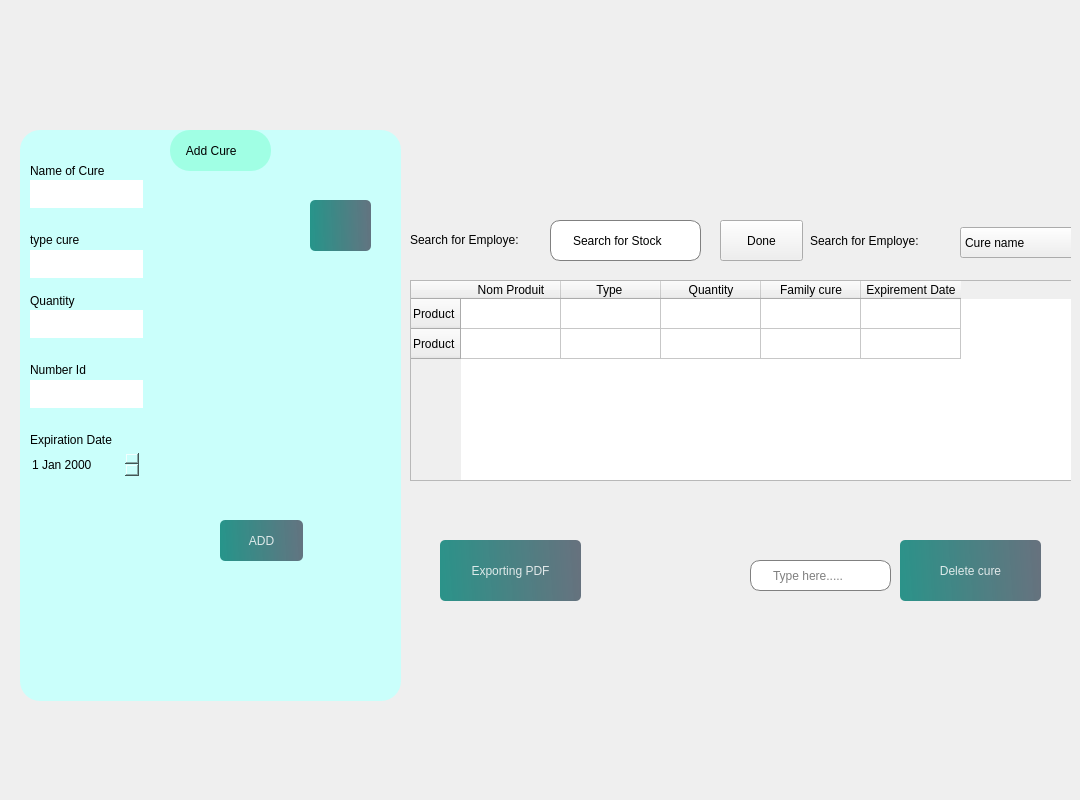
          <widget class="QWidget" name="a5">
           <widget class="QFrame" name="frame_11">
            <property name="geometry">
             <rect>
              <x>10</x>
              <y>20</y>
              <width>1061</width>
              <height>771</height>
             </rect>
            </property>
            <property name="frameShape">
             <enum>QFrame::NoFrame</enum>
            </property>
            <widget class="QFrame" name="frame_12">
             <property name="geometry">
              <rect>
               <x>10</x>
               <y>110</y>
               <width>381</width>
               <height>571</height>
              </rect>
             </property>
             <property name="styleSheet">
              <string notr="true">background-color: rgb(202, 255, 251);
border-radius:20px;</string>
             </property>
             <property name="frameShape">
              <enum>QFrame::NoFrame</enum>
             </property>
             <widget class="QPushButton" name="add_3">
              <property name="geometry">
               <rect>
                <x>200</x>
                <y>390</y>
                <width>83</width>
                <height>41</height>
               </rect>
              </property>
              <property name="styleSheet">
               <string notr="true">
#pushButton_21{
color: rgb(0, 0, 0);
}
QPushButton, #pushButton_29{
	background-color: qlineargradient(spread:pad, x1:0, y1:0.505682, x2:1, y2:0.477, stop:0 rgba(11, 131, 120, 219), stop:1 rgba(85, 98, 112, 226));
	color:rgba(255, 255, 255, 210);
	border-radius:5px;
}

QPushButton#pushButton_29:hover{
	background-color: qlineargradient(spread:pad, x1:0, y1:0.505682, x2:1, y2:0.477, stop:0 rgba(150, 123, 111, 219), stop:1 rgba(85, 81, 84, 226));
}

QPushButton#pushButton_29:pressed{
	padding-left:5px;
	padding-top:5px;
	background-color:rgba(150, 123, 111, 255);
}
</string>
              </property>
              <property name="text">
               <string>ADD</string>
              </property>
              <property name="checkable">
               <bool>true</bool>
              </property>
             </widget>
             <widget class="QLabel" name="label_40">
              <property name="geometry">
               <rect>
                <x>10</x>
                <y>30</y>
                <width>101</width>
                <height>21</height>
               </rect>
              </property>
              <property name="styleSheet">
               <string notr="true">color: rgb(0, 0, 0);</string>
              </property>
              <property name="text">
               <string>Name of Cure</string>
              </property>
             </widget>
             <widget class="QLineEdit" name="lineEdit_30">
              <property name="geometry">
               <rect>
                <x>10</x>
                <y>120</y>
                <width>113</width>
                <height>28</height>
               </rect>
              </property>
              <property name="styleSheet">
               <string notr="true">background-color: rgb(255, 255, 255);
color: rgb(0, 0, 0);</string>
              </property>
             </widget>
             <widget class="QLabel" name="label_41">
              <property name="geometry">
               <rect>
                <x>10</x>
                <y>230</y>
                <width>81</width>
                <height>20</height>
               </rect>
              </property>
              <property name="styleSheet">
               <string notr="true">color: rgb(0, 0, 0);</string>
              </property>
              <property name="text">
               <string>Number Id</string>
              </property>
             </widget>
             <widget class="QLabel" name="label_43">
              <property name="geometry">
               <rect>
                <x>10</x>
                <y>300</y>
                <width>111</width>
                <height>20</height>
               </rect>
              </property>
              <property name="styleSheet">
               <string notr="true">color: rgb(0, 0, 0);</string>
              </property>
              <property name="text">
               <string>Expiration Date</string>
              </property>
             </widget>
             <widget class="QLabel" name="label_50">
              <property name="geometry">
               <rect>
                <x>10</x>
                <y>99</y>
                <width>91</width>
                <height>21</height>
               </rect>
              </property>
              <property name="styleSheet">
               <string notr="true">color: rgb(0, 0, 0);</string>
              </property>
              <property name="text">
               <string>type cure</string>
              </property>
             </widget>
             <widget class="QLabel" name="label_53">
              <property name="geometry">
               <rect>
                <x>10</x>
                <y>160</y>
                <width>91</width>
                <height>21</height>
               </rect>
              </property>
              <property name="styleSheet">
               <string notr="true">color: rgb(0, 0, 0);</string>
              </property>
              <property name="text">
               <string>Quantity</string>
              </property>
             </widget>
             <widget class="QPushButton" name="pushButton_32">
              <property name="geometry">
               <rect>
                <x>290</x>
                <y>70</y>
                <width>61</width>
                <height>51</height>
               </rect>
              </property>
              <property name="styleSheet">
               <string notr="true">
#pushButton_20{
color: rgb(0, 0, 0);
}
QPushButton, #pushButton_20{
	background-color: qlineargradient(spread:pad, x1:0, y1:0.505682, x2:1, y2:0.477, stop:0 rgba(11, 131, 120, 219), stop:1 rgba(85, 98, 112, 226));
	color:rgba(255, 255, 255, 210);
	border-radius:5px;
}

QPushButton#pushButton_20:hover{
	background-color: qlineargradient(spread:pad, x1:0, y1:0.505682, x2:1, y2:0.477, stop:0 rgba(150, 123, 111, 219), stop:1 rgba(85, 81, 84, 226));
}

QPushButton#pushButton_20:pressed{
	padding-left:5px;
	padding-top:5px;
	background-color:rgba(150, 123, 111, 255);
}
</string>
              </property>
              <property name="text">
               <string/>
              </property>
              <property name="icon">
               <iconset resource="resource.qrc">
                <normaloff>:/img/img/trash-2.svg</normaloff>:/img/img/trash-2.svg</iconset>
              </property>
             </widget>
             <widget class="QLineEdit" name="lineEdit_31">
              <property name="geometry">
               <rect>
                <x>10</x>
                <y>50</y>
                <width>113</width>
                <height>28</height>
               </rect>
              </property>
              <property name="styleSheet">
               <string notr="true">background-color: rgb(255, 255, 255);
color: rgb(0, 0, 0);</string>
              </property>
             </widget>
             <widget class="QLineEdit" name="lineEdit_32">
              <property name="geometry">
               <rect>
                <x>10</x>
                <y>180</y>
                <width>113</width>
                <height>28</height>
               </rect>
              </property>
              <property name="styleSheet">
               <string notr="true">background-color: rgb(255, 255, 255);
color: rgb(0, 0, 0);</string>
              </property>
             </widget>
             <widget class="QLineEdit" name="lineEdit_35">
              <property name="geometry">
               <rect>
                <x>10</x>
                <y>250</y>
                <width>113</width>
                <height>28</height>
               </rect>
              </property>
              <property name="styleSheet">
               <string notr="true">background-color: rgb(255, 255, 255);
color: rgb(0, 0, 0);</string>
              </property>
             </widget>
             <widget class="QDateEdit" name="dateEdit_6">
              <property name="geometry">
               <rect>
                <x>10</x>
                <y>320</y>
                <width>110</width>
                <height>29</height>
               </rect>
              </property>
              <property name="styleSheet">
               <string notr="true">color: rgb(0, 0, 0);</string>
              </property>
             </widget>
             <widget class="QLabel" name="label_68">
              <property name="geometry">
               <rect>
                <x>150</x>
                <y>0</y>
                <width>101</width>
                <height>41</height>
               </rect>
              </property>
              <property name="styleSheet">
               <string notr="true">color: rgb(0, 0, 0);
background-color: rgb(160, 255, 228);</string>
              </property>
              <property name="text">
               <string>     Add Cure</string>
              </property>
             </widget>
            </widget>
            <widget class="QTableWidget" name="tableWidget_3">
             <property name="geometry">
              <rect>
               <x>400</x>
               <y>260</y>
               <width>701</width>
               <height>201</height>
              </rect>
             </property>
             <property name="styleSheet">
              <string notr="true">color: rgb(0, 0, 0);</string>
             </property>
             <row>
              <property name="text">
               <string>Product</string>
              </property>
              <property name="icon">
               <iconset resource="resource.qrc">
                <normaloff>:/img/img/hexagon.svg</normaloff>:/img/img/hexagon.svg</iconset>
              </property>
             </row>
             <row>
              <property name="text">
               <string>Product</string>
              </property>
              <property name="icon">
               <iconset resource="resource.qrc">
                <normaloff>:/img/img/hexagon.svg</normaloff>:/img/img/hexagon.svg</iconset>
              </property>
             </row>
             <column>
              <property name="text">
               <string>Nom Produit</string>
              </property>
             </column>
             <column>
              <property name="text">
               <string>Type </string>
              </property>
             </column>
             <column>
              <property name="text">
               <string>Quantity</string>
              </property>
             </column>
             <column>
              <property name="text">
               <string>Family cure</string>
              </property>
             </column>
             <column>
              <property name="text">
               <string>Expirement Date</string>
              </property>
             </column>
            </widget>
            <widget class="QLabel" name="pic1_2">
             <property name="geometry">
              <rect>
               <x>400</x>
               <y>40</y>
               <width>601</width>
               <height>151</height>
              </rect>
             </property>
             <property name="text">
              <string/>
             </property>
             <property name="pixmap">
              <pixmap>img/Nouveau dossier/aze.png</pixmap>
             </property>
            </widget>
            <widget class="QPushButton" name="pushButton_34">
             <property name="geometry">
              <rect>
               <x>890</x>
               <y>520</y>
               <width>141</width>
               <height>61</height>
              </rect>
             </property>
             <property name="styleSheet">
              <string notr="true">
#pushButton_21{
color: rgb(0, 0, 0);
}
QPushButton, #pushButton_21{
	background-color: qlineargradient(spread:pad, x1:0, y1:0.505682, x2:1, y2:0.477, stop:0 rgba(11, 131, 120, 219), stop:1 rgba(85, 98, 112, 226));
	color:rgba(255, 255, 255, 210);
	border-radius:5px;
}

QPushButton#pushButton_21:hover{
	background-color: qlineargradient(spread:pad, x1:0, y1:0.505682, x2:1, y2:0.477, stop:0 rgba(150, 123, 111, 219), stop:1 rgba(85, 81, 84, 226));
}

QPushButton#pushButton_21:pressed{
	padding-left:5px;
	padding-top:5px;
	background-color:rgba(150, 123, 111, 255);
}
</string>
             </property>
             <property name="text">
              <string>Delete cure</string>
             </property>
            </widget>
            <widget class="QLineEdit" name="edit_6">
             <property name="geometry">
              <rect>
               <x>740</x>
               <y>540</y>
               <width>141</width>
               <height>31</height>
              </rect>
             </property>
             <property name="minimumSize">
              <size>
               <width>0</width>
               <height>31</height>
              </size>
             </property>
             <property name="styleSheet">
              <string notr="true">QLineEdit{
	padding-left: 20px;
	border: 1px solid gray;	
	border-radius: 10px;
color: rgb(0, 0, 0);

}
</string>
             </property>
             <property name="placeholderText">
              <string>Type here.....</string>
             </property>
            </widget>
            <widget class="QLabel" name="label_65">
             <property name="geometry">
              <rect>
               <x>590</x>
               <y>530</y>
               <width>31</width>
               <height>41</height>
              </rect>
             </property>
             <property name="text">
              <string/>
             </property>
             <property name="pixmap">
              <pixmap resource="resource.qrc">:/img/img/download.svg</pixmap>
             </property>
            </widget>
            <widget class="QPushButton" name="pushButton_38">
             <property name="geometry">
              <rect>
               <x>430</x>
               <y>520</y>
               <width>141</width>
               <height>61</height>
              </rect>
             </property>
             <property name="styleSheet">
              <string notr="true">
#pushButton_21{
color: rgb(0, 0, 0);
}
QPushButton, #pushButton_29{
	background-color: qlineargradient(spread:pad, x1:0, y1:0.505682, x2:1, y2:0.477, stop:0 rgba(11, 131, 120, 219), stop:1 rgba(85, 98, 112, 226));
	color:rgba(255, 255, 255, 210);
	border-radius:5px;
}

QPushButton#pushButton_29:hover{
	background-color: qlineargradient(spread:pad, x1:0, y1:0.505682, x2:1, y2:0.477, stop:0 rgba(150, 123, 111, 219), stop:1 rgba(85, 81, 84, 226));
}

QPushButton#pushButton_29:pressed{
	padding-left:5px;
	padding-top:5px;
	background-color:rgba(150, 123, 111, 255);
}
</string>
             </property>
             <property name="text">
              <string>Exporting PDF</string>
             </property>
            </widget>
            <widget class="QComboBox" name="comboBox_7">
             <property name="geometry">
              <rect>
               <x>950</x>
               <y>207</y>
               <width>131</width>
               <height>31</height>
              </rect>
             </property>
             <item>
              <property name="text">
               <string>Cure name</string>
              </property>
             </item>
             <item>
              <property name="text">
               <string>Family</string>
              </property>
             </item>
             <item>
              <property name="text">
               <string>Cure Code</string>
              </property>
             </item>
             <item>
              <property name="text">
               <string/>
              </property>
             </item>
            </widget>
            <widget class="QLabel" name="label_66">
             <property name="geometry">
              <rect>
               <x>400</x>
               <y>199</y>
               <width>131</width>
               <height>41</height>
              </rect>
             </property>
             <property name="styleSheet">
              <string notr="true">color: rgb(0, 0, 0);</string>
             </property>
             <property name="text">
              <string>Search for Employe:</string>
             </property>
            </widget>
            <widget class="QLineEdit" name="edit_3">
             <property name="geometry">
              <rect>
               <x>540</x>
               <y>200</y>
               <width>151</width>
               <height>41</height>
              </rect>
             </property>
             <property name="minimumSize">
              <size>
               <width>0</width>
               <height>31</height>
              </size>
             </property>
             <property name="styleSheet">
              <string notr="true">QLineEdit{
	padding-left: 20px;
	border: 1px solid gray;	
	border-radius: 10px;
color: rgb(0, 0, 0);

}
</string>
             </property>
             <property name="text">
              <string>Search for Stock</string>
             </property>
             <property name="placeholderText">
              <string>Type here.....</string>
             </property>
            </widget>
            <widget class="QLabel" name="label_67">
             <property name="geometry">
              <rect>
               <x>800</x>
               <y>200</y>
               <width>151</width>
               <height>41</height>
              </rect>
             </property>
             <property name="styleSheet">
              <string notr="true">color: rgb(0, 0, 0);</string>
             </property>
             <property name="text">
              <string>Search for Employe:</string>
             </property>
            </widget>
            <widget class="QPushButton" name="pushButton_13">
             <property name="geometry">
              <rect>
               <x>710</x>
               <y>200</y>
               <width>83</width>
               <height>41</height>
              </rect>
             </property>
             <property name="styleSheet">
              <string notr="true">QPushButton, #pushButton_4 {
    background-color: qlineargradient(spread:pad, x1:0, y1:0.505682, x2:1, y2:0.477, 
        stop:0 rgba(11, 131, 120, 219), stop:1 rgba(85, 98, 112, 226));
    color: rgba(255, 255, 255, 210);
    border-radius: 5px;
    transition: background-color 0.3s ease-in-out; /* Transition effect */
}

QPushButton#pushButton_4:hover {
    background-color: qlineargradient(spread:pad, x1:0, y1:0.505682, x2:1, y2:0.477, 
        stop:0 rgba(150, 123, 111, 219), stop:1 rgba(85, 81, 84, 226));
}

QPushButton#pushButton_4:pressed {
    padding-left: 5px;
    padding-top: 5px;
    background-color: rgba(150, 123, 111, 255);
    transition: background-color 0.1s ease-out; /* Faster transition when pressed */
}



color: rgb(0, 0, 0);</string>
             </property>
             <property name="text">
              <string>Done</string>
             </property>
            </widget>
           </widget>
          </widget>
